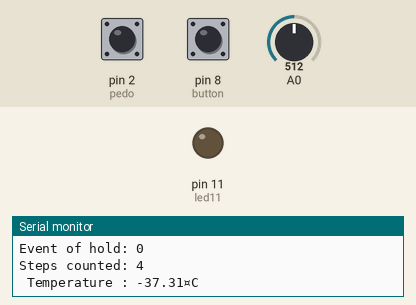
The sketch below on a simulated Arduino Uno, built with avr-gcc and run on an emulated ATmega328P. On the bench: output pins drawn as LEDs (lit = HIGH), the last lines printed to the serial monitor. Inputs (shaded band) come from the test bench; at power-on: pin 8 (button) HIGH, pin 2 (pedo) HIGH, A0 = 512.

Above: at 1.4 s.
1.5 s: pin 8 (button) pulled LOW for 3.2 s
At 4.0 s:
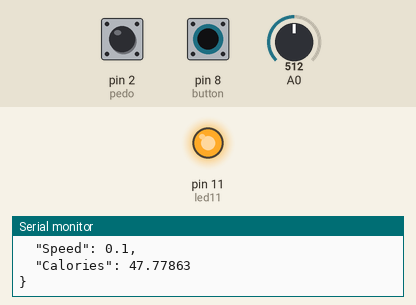
6.2 s: pin 2 (pedo) pulled LOW for 1 s
10.2 s: pin 8 (button) pulled LOW for 0.4 s
12.1 s: pin 8 (button) pulled LOW for 1 s
14.6 s: A0 set to 716
17.6 s: A0 set to 900
Timing chart, 0 to 20.6 s (numbered marks = the images above; inputs shaded):
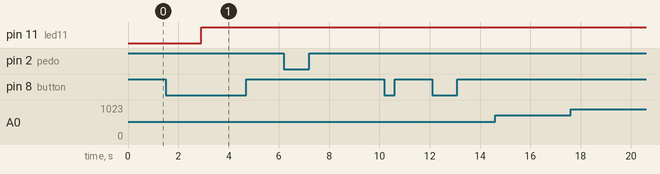

Measured:
- after the input at 1.5 s, pin 11 (led11): LOW → HIGH after 1.4 s

The sketch:

Test_2511.ino
```cpp
#include <Wire.h>
#include <LiquidCrystal_I2C.h>
#include <ArduinoJson.h>
LiquidCrystal_I2C lcd(0x27, 16, 2);

// Pin define
int temperature_pin = 0;
int led11 = 11; // LED11 use to learn how button work
int led12 = 12; // LED12 for extra function
int button = 8;
int pedo = 2;

/* --------------------------------------------------------*/

unsigned long waitTime = 1000; // time hold button

boolean ledStatus = 0 ;        //LED11 off as default
boolean lastledStatus = 1;

/* Hold button */
boolean lastButton_HoldStatus = 1;
boolean buttonLongPress = 1;

/* Click button */
int buttonPushCounter = 0;
int buttonState = 0;
int lastButtonState = 0;

/* Counting step */
int pedoCount = 0;
unsigned long time_total = 50;
unsigned long lastChangedTime; // last time changing state of hold button

/* Temperature sensor */
float Vout = 0;
float Temp = 0;

/* Health parameters */
float distance_per_step = 0.5; //[meter]
float weight = 50; //[kgs]
float height = 1.53; //[meters]
unsigned int age = 25;

/* Json */
StaticJsonDocument<200> doc;

/**************************************************************************************/

// Function prototype

void printinlcd(char *s, float data);
void Led_blink();
void Temperature();
void Choose_program();

/*************************************************************************************/

// Setup
void setup() {
  // put your setup code here, to run once:
  pinMode(led11, OUTPUT);
  pinMode(button, INPUT_PULLUP);
  pinMode(pedo, INPUT_PULLUP);

  digitalWrite(led11, ledStatus);

  Serial.begin(9600);
  //lcd.begin();
}

/*************************************************************************************/

//Program start
void loop() {

  /*--------------------------------------------------------------------------*/
  // Code of button choose function
  boolean reading = digitalRead(button);
  if(reading != lastButton_HoldStatus){
    lastButton_HoldStatus = reading;
    lastChangedTime = millis();

    Serial.print(". Now state of button_hold is: ");
    Serial.println(!lastButton_HoldStatus);
    lastledStatus =! ledStatus; /* use for hold button */
                                /* not changing the state when hold button */
                                /* but will change the state for next hold button */
  }
  if(millis() - lastChangedTime > waitTime){
    buttonLongPress = reading;
    lastChangedTime = millis();
    Serial.print("Event of hold: ");
    Serial.println(!buttonLongPress);
  }
  if(buttonLongPress == false){
    ledStatus = lastledStatus;
    buttonLongPress = true;
  }
  if(ledStatus == 1){
    Choose_program();
  }
  digitalWrite(led11, ledStatus);

  /*-------------------------------------------------------------------------*/

  // Code that run when start system
  Pedometer();  // run pedo when start
  Temperature();
}

/**************************************************************************************************/

// LED function for testing
void Led_blink(){
  digitalWrite(led12, HIGH);
  delay(50);
  digitalWrite(led12, LOW);
  delay(50);
}


// Temperature function for reading data from sensor
void Temperature(){
  int count = 0; // use for distinguish the first time print to LCD with other print to LCD

  temperature_pin = analogRead(A0);
  Vout = temperature_pin / 0.2046;

  Temp = (Vout - 2098.84)/-10.817; /* range of temperature -10¤C to 50¤C */
                                   /* Caculated by equation V - V1 = (V2-V1)/(T2-T1)*(T-T1)  */
  //Serial.print("temperature_pin : ");
  //Serial.print(temperature_pin);
  //Serial.print(" Vout : ");
  //Serial.print(Vout, 4);
  Serial.print(" Temperature : ");
  Serial.print(Temp);
  Serial.print("¤C");
  Serial.println();
  delay(50);
}

void TemperaturetoLCD(){
    printinlcd("Temp", Temp);
}


// Pedometer function for reading data from sensor
void Pedometer(){
  int PedoStatus = digitalRead(pedo);
  if(PedoStatus == HIGH){
     pedoCount++;
     delay(300);
  }else{}
  Serial.print("Steps counted: ");
  Serial.println(pedoCount);
}

void PedometertoLCD(){
    printinlcd("Step", pedoCount);
}

float Calculating_Distance(){
  return (pedoCount * distance_per_step);
}

float Calculating_Speed(){
  float distance_total = Calculating_Distance();
  return (distance_total / time_total);
}

float Calculating_Calories(){
  float bmi = weight/sq(height);
  float usr_speed = Calculating_Speed();
  float speed_mph = usr_speed*2.2369; //speed converting: meters per second to mph (miles per hour)
  float calories_burned;
  calories_burned = pedoCount*0.04*bmi*age*speed_mph;
  return calories_burned;
}
/***********************************************************************************/

void Choose_program(){
  buttonState = digitalRead(button);
    if(buttonState != lastButtonState){
      if(buttonState == 0){
        buttonPushCounter++;
        Serial.print(" Button count: ");
        Serial.print(buttonPushCounter);
        Serial.print("  ");
      }
    }

    lastButtonState = buttonState;

    if(buttonPushCounter % 2 == 0){
      PedometertoLCD();
      ExportToJson();
    }
    else{
      TemperaturetoLCD();
    }
}
/***********************************************************************************/
//JSON PART

void ExportToJson(){
    doc["Steps"] = pedoCount;
    doc["Temperature"] = Temp;
    doc["Distance"] = Calculating_Distance();
    doc["Speed"] = Calculating_Speed();
    doc["Calories"] = Calculating_Calories();
    //serializeJson(doc,Serial);
    serializeJsonPretty(doc,Serial);
    Serial.println();
}

/***********************************************************************************/

//LCD PART

void printinlcd(char *s, float data){
  lcd.setCursor(0,0);
  lcd.print(s);
  lcd.print(" ");
  lcd.print(data);
  delay(50);
}
```
